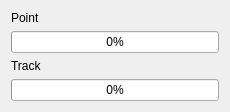
<?xml version="1.0" encoding="UTF-8"?>
<ui version="4.0">
 <class>Dialog</class>
 <widget class="QDialog" name="Dialog">
  <property name="windowModality">
   <enum>Qt::NonModal</enum>
  </property>
  <property name="geometry">
   <rect>
    <x>0</x>
    <y>0</y>
    <width>230</width>
    <height>108</height>
   </rect>
  </property>
  <property name="sizePolicy">
   <sizepolicy hsizetype="Fixed" vsizetype="Fixed">
    <horstretch>0</horstretch>
    <verstretch>0</verstretch>
   </sizepolicy>
  </property>
  <property name="windowTitle">
   <string>Download</string>
  </property>
  <layout class="QVBoxLayout" name="verticalLayout">
   <item>
    <layout class="QHBoxLayout" name="pointlLayout">
     <item>
      <widget class="QLabel" name="pointLabel">
       <property name="text">
        <string>Point</string>
       </property>
      </widget>
     </item>
     <item>
      <widget class="QLabel" name="pointCountLabel">
       <property name="text">
        <string/>
       </property>
       <property name="alignment">
        <set>Qt::AlignRight|Qt::AlignTrailing|Qt::AlignVCenter</set>
       </property>
      </widget>
     </item>
    </layout>
   </item>
   <item>
    <widget class="QProgressBar" name="pointBar">
     <property name="value">
      <number>0</number>
     </property>
    </widget>
   </item>
   <item>
    <layout class="QHBoxLayout" name="tracklLayout">
     <item>
      <widget class="QLabel" name="trackLabel">
       <property name="text">
        <string>Track</string>
       </property>
      </widget>
     </item>
     <item>
      <widget class="QLabel" name="trackCountLabel">
       <property name="text">
        <string/>
       </property>
       <property name="alignment">
        <set>Qt::AlignRight|Qt::AlignTrailing|Qt::AlignVCenter</set>
       </property>
      </widget>
     </item>
    </layout>
   </item>
   <item>
    <widget class="QProgressBar" name="trackBar">
     <property name="value">
      <number>0</number>
     </property>
    </widget>
   </item>
  </layout>
  <zorder>pointBar</zorder>
  <zorder>horizontalLayoutWidget</zorder>
  <zorder>trackBar</zorder>
  <zorder>horizontalLayoutWidget_2</zorder>
  <zorder>trackCountLabel</zorder>
 </widget>
 <resources/>
 <connections/>
</ui>
